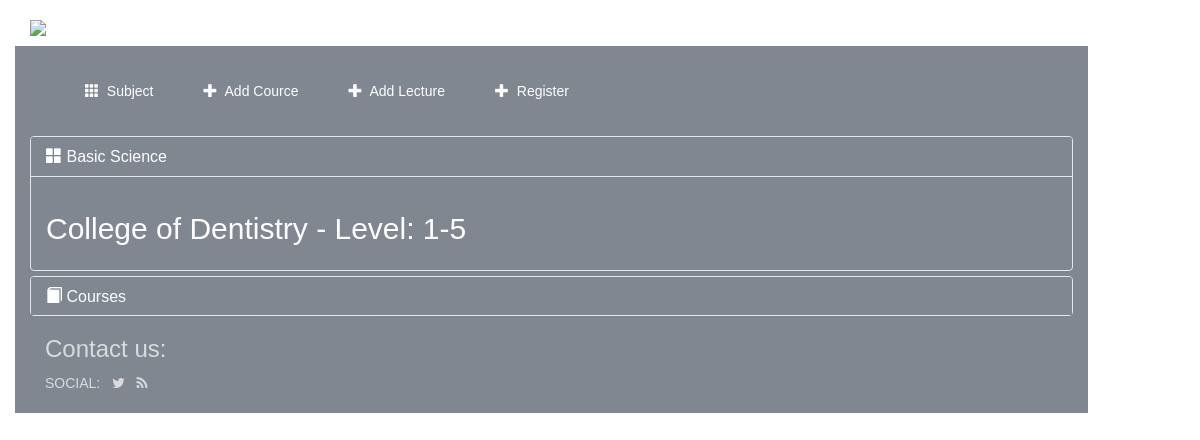
The app's page /subject/1/ with its own data.
### project/models.py (models this page shows, shortened)
class Subject(models.Model):
    name = models.CharField(max_length=100)
    collage = models.CharField(max_length=100)
    level = models.CharField(max_length=7)

### project/views.py (the view)
# urls.py: url(r'^subject/(?P<subject_id>[0-9]+)/$', views.ShowSubjectView.as_view(), name='show_subject'),
class ShowSubjectView(generic.DetailView):
    model = Subject
    template_name = 'project/subject.html'
    context_object_name = "Subject"
    pk_url_kwarg = "subject_id"
    query_pk_and_slug = True

### project/templates/project/subject.html (shortened to what this page needs)
{% extends 'project/base.html' %}
{% block body %}
<div class="panel panel-default" style="font-family: 'Proxima Nova','Helvetica','Corbel',sans-serif;background-color:#4b5462;">
    <div class="panel-heading" style="font-family: 'Proxima Nova','Helvetica','Corbel',sans-serif;background-color:#4b5462;">
        <h3 class="panel-title"><a data-toggle="collapse" data-parent="#accordion" href="#collapse1"> <span class="glyphicon glyphicon-th-large" aria-hidden="true"></span> {{ Subject.name }} </a></h3>
    </div>
    <div id="collapse1" class="panel-collapse collapse in">
        <div class="panel-body">
            <h2> {{ Subject.collage }} - Level: {{ Subject.level }}</h2>
        </div>
    </div>
</div>
<div class="panel panel-default" style="font-family: 'Proxima Nova','Helvetica','Corbel',sans-serif;background-color:#4b5462;">
    <div class="panel-heading" style="font-family: 'Proxima Nova','Helvetica','Corbel',sans-serif;background-color:#4b5462;">
        <h3 class="panel-title" ><a data-toggle="collapse" data-parent="#accordion" href="#collapse3"><span class="glyphicon glyphicon-book" aria-hidden="true"></span> Courses</a></h3>
    </div>
</div>
{% endblock %}

### project/templates/project/base.html (style rules this page uses)
body { color: white; font-family:'Proxima Nova','Helvetica','Corbel',sans-serif; }
a:link { color:white;background-color: transparent;text-decoration: none; }

### records on screen
Subject: name "Basic Science", collage "College of Dentistry", level "1-5"
